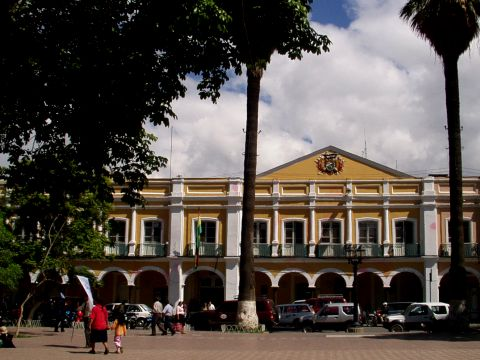
#> input picture Deskriptor/src/25.jpg, 480 x 360 px
$ python -i haar.py   (imports and definitions only)   (Python 2 division)   (older library calls are emulated)
#> lines starting #> are read from the running program, lines starting #| are printed output that depends on the picture
#> further down, picture is the input picture: shape (360, 480, 3); mean B, G, R 70.3, 75.8, 83.8
import numpy as np
import cv2

img_path = "img.jpg"
scales = 4

kernel_h = np.array([[1.0, 1.0], [-1.0,-1.0]])
kernel_v = np.array([[-1.0, 1.0], [-1.0,1.0]])
kernel_d = np.array([[1.0, -1.0], [-1.0,1.0]])
kernels = [kernel_h, kernel_v, kernel_d]

def count_histogram(index, histogram, array, deep=16):
    #histogram = np.zeros((deep,), dtype=np.int)

    max = np.amax(array)
    min = np.amin(array)

    for row in array:
        for item in row:
            #print item
            #print item, min, max
            i = (((item-min)/(max-min))*16)-1
            histogram[deep*index+i] = histogram[deep*index+i] + 1

    return histogram


def count_haar(img):
    img = cv2.cvtColor(img, cv2.COLOR_BGR2GRAY)
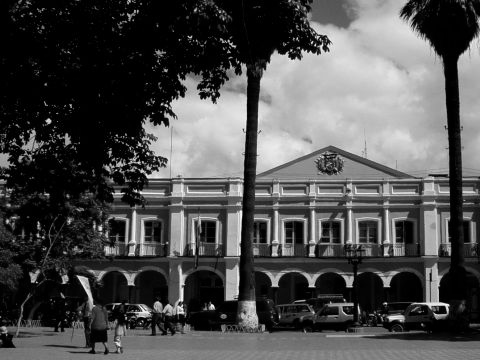
#> img: shape (360, 480); min 0, max 254, mean 77.6

    size = np.amin(img.shape)
#> size = 360
    #print size # prepare 4 scales ->  size * f^3 = 64
    factor = np.power((64.0 / size), 1.0/(scales - 1))
#> factor = 0.562
    #print "resize_factor:", factor

    vector = np.zeros(scales * len(kernels))

    histogram = np.zeros((scales*len(kernels)*16), dtype=np.int)

    index = 0
    for scale in range(scales):
        #print "Image shape:", img.shape
        for k in kernels:
            res = cv2.filter2D(img, cv2.CV_16S, k)
            #vector[index] = np.average(res)
            count_histogram(index,histogram,res)
            index += 1
            #cv2.imwrite('haar.jpg', res)


        img = cv2.resize(img, (0,0), fx=factor, fy=factor)
#> this loop made 4 passes
#> pass 1, in count_haar, `img = cv2.resize(img, (0,0), fx=factor, fy=factor)`:
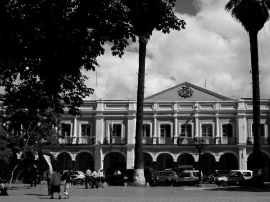
#> img: shape (202, 270); min 0, max 240, mean 77.4
#> pass 2, in count_haar, `img = cv2.resize(img, (0,0), fx=factor, fy=factor)`:
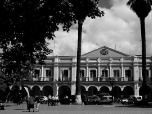
#> img: shape (114, 152); min 0, max 235, mean 77.3
#> pass 3, in count_haar, `img = cv2.resize(img, (0,0), fx=factor, fy=factor)`:
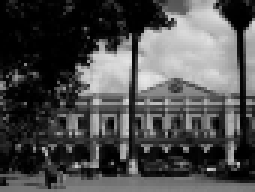
#> img: shape (64, 85) (shown 3 times larger); min 0, max 231, mean 76.9
#> after the loop:
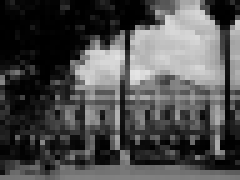
#> img: shape (36, 48) (shown 5 times larger); min 0, max 228, mean 77.6
#> after the loop, index = 12

    # [9 lines of commented-out code are left out]
    return histogram
    #return vector

#img = cv2.imread("img.jpg")
#count_haar(img)

>>> import cv2
>>> picture = cv2.imread('../../../Deskriptor/src/25.jpg')
>>> result = count_haar(picture)
#> result = 192 values, max 172800 at index 15, min 0 at index 0, mean 3907.9

$ run again, on Deskriptor/src/aems_3_0.jpg
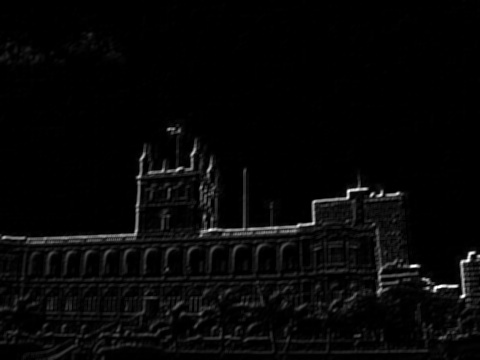
#> input picture Deskriptor/src/aems_3_0.jpg, 480 x 360 px
#> picture is the input picture: shape (360, 480, 3); min 0, max 255, mean 7.1
#> the loop in count_haar, `for scale in range(scales): #print "Image shape:", img.shape` made 4 passes
#> pass 3, in count_haar, `img = cv2.resize(img, (0,0), fx=factor, fy=factor)`:
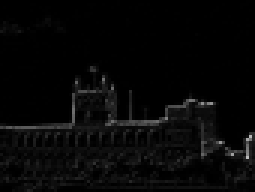
#> img: shape (64, 85) (shown 3 times larger); min 0, max 185, mean 7
#> after the loop in count_haar, `for scale in range(scales):`:
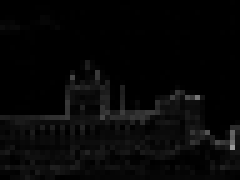
#> img: shape (36, 48) (shown 5 times larger); min 0, max 153, mean 6.8
#> after the loop in count_haar, `for scale in range(scales):`: index = 12
#> result = 192 values, max 172801 at index 31, min 0 at index 0, mean 3907.9
